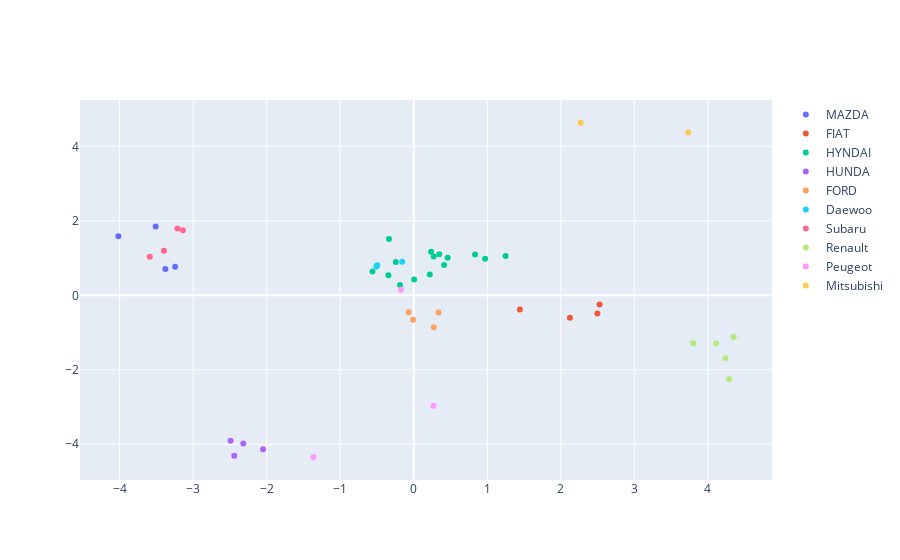

Notebook source saved alongside this figure:
### Code cell
pca_db = BARC
pca_db_features = BARC_features

pca = PCA(n_components=2)
X_embedded = pca.fit_transform(pca_db[pca_db_features])

fig = go.Figure()
fig.add_trace(go.Scatter(x=X_embedded[pca_db['model']=="Mazda",0], y=X_embedded[pca_db['model']=="Mazda",1],mode='markers', name="MAZDA"))
fig.add_trace(go.Scatter(x=X_embedded[pca_db['model']=="Fiat",0], y=X_embedded[pca_db['model']=="Fiat",1],mode='markers', name="FIAT"))
fig.add_trace(go.Scatter(x=X_embedded[pca_db['model']=="Hyundai",0], y=X_embedded[pca_db['model']=="Hyundai",1],mode='markers', name="HYNDAI"))
fig.add_trace(go.Scatter(x=X_embedded[pca_db['model']=="Honda",0], y=X_embedded[pca_db['model']=="Honda",1],mode='markers', name="HUNDA"))
fig.add_trace(go.Scatter(x=X_embedded[pca_db['model']=="Ford",0], y=X_embedded[pca_db['model']=="Ford",1],mode='markers', name="FORD"))
fig.add_trace(go.Scatter(x=X_embedded[pca_db['model']=="Daewoo",0], y=X_embedded[pca_db['model']=="Daewoo",1],mode='markers', name="Daewoo"))
fig.add_trace(go.Scatter(x=X_embedded[pca_db['model']=="Subaru",0], y=X_embedded[pca_db['model']=="Subaru",1],mode='markers', name="Subaru"))
fig.add_trace(go.Scatter(x=X_embedded[pca_db['model']=="Renault",0], y=X_embedded[pca_db['model']=="Renault",1],mode='markers', name="Renault"))
fig.add_trace(go.Scatter(x=X_embedded[pca_db['model']=="Peugeot",0], y=X_embedded[pca_db['model']=="Peugeot",1],mode='markers', name="Peugeot"))
fig.add_trace(go.Scatter(x=X_embedded[pca_db['model']=="Mitsubishi",0], y=X_embedded[pca_db['model']=="Mitsubishi",1],mode='markers', name="Mitsubishi"))

### Figure 1 — Plotly figure (JSON) as saved in the notebook; plotly's stock layout.template omitted (floating-point values rounded to 4 significant figures)
{"data": [{"mode": "markers", "name": "MAZDA", "type": "scatter", "x": [-3.511, -3.379, -3.246, -4.018], "y": [1.851, 0.7049, 0.7651, 1.585]}, {"mode": "markers", "name": "FIAT", "type": "scatter", "x": [1.443, 2.498, 2.123, 2.526], "y": [-0.3847, -0.4912, -0.6045, -0.2437]}, {"mode": "markers", "name": "HYNDAI", "type": "scatter", "x": [-0.3461, -0.1875, 0.2173, 0.4124, 0.2711, 0.004351, -0.5619, -0.2451, 0.2351, 0.3465, 0.4605, -0.3375, 0.9705, 0.8335, 1.249], "y": [0.5367, 0.2744, 0.5604, 0.8144, 1.043, 0.4249, 0.6404, 0.897, 1.17, 1.102, 1.011, 1.514, 0.9801, 1.096, 1.055]}, {"mode": "markers", "name": "HUNDA", "type": "scatter", "x": [-2.319, -2.492, -2.05, -2.442], "y": [-3.984, -3.905, -4.135, -4.313]}, {"mode": "markers", "name": "FORD", "type": "scatter", "x": [-0.009657, -0.06928, 0.3366, 0.2725], "y": [-0.6535, -0.4529, -0.4586, -0.8574]}, {"mode": "markers", "name": "Daewoo", "type": "scatter", "x": [-0.5091, -0.4982, -0.1576], "y": [0.7713, 0.8101, 0.9024]}, {"mode": "markers", "name": "Subaru", "type": "scatter", "x": [-3.14, -3.215, -3.591, -3.398], "y": [1.749, 1.797, 1.037, 1.196]}, {"mode": "markers", "name": "Renault", "type": "scatter", "x": [4.35, 4.113, 3.801, 4.238, 4.291], "y": [-1.118, -1.292, -1.285, -1.694, -2.253]}, {"mode": "markers", "name": "Peugeot", "type": "scatter", "x": [0.2664, -1.365, -0.173], "y": [-2.97, -4.351, 0.1509]}, {"mode": "markers", "name": "Mitsubishi", "type": "scatter", "x": [3.733, 2.27], "y": [4.372, 4.636]}], "layout": {}}
